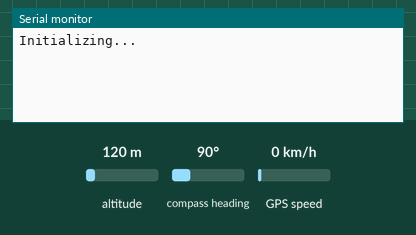
The sketch below on a simulated Arduino Uno, built with avr-gcc and run on an emulated ATmega328P. Parts: the last lines printed to the serial monitor. The inputs (shaded band) are chosen by the test bench; at power-on: GPS speed 0 km/h, altitude 120 m, compass heading 90°. The GPS gets a fix after 3 s at 37.7749, -122.4194 with 8 satellites.

Above: at 6.8 s.
6.9 s: GPS speed set to 2 km/h
At 9.2 s:
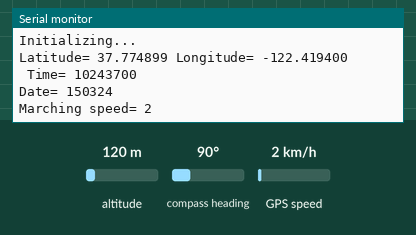
9.5 s: GPS speed set to 30 km/h
At 14.07 s:
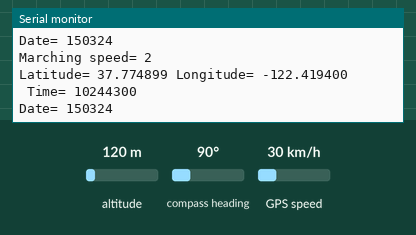

The sketch:

thesis.ino
```cpp
#include <TinyGPS++.h>
#include <SoftwareSerial.h>

SoftwareSerial SerialGPS(4, 5);

SoftwareSerial neogps;

TinyGPSPlus gps;

unsigned long previousMillis = 0;
long interval = 6000;


void setup()
{
  //Begin serial communication with Arduino and Arduino IDE (Serial Monitor)
  Serial.begin(9600);


  //Begin serial communication with Arduino and SIM800L
  neogps.begin(9600);

  Serial.println("Initializing...");
  //delay(10000);

}

void loop()
{
    unsigned long currentMillis = millis();
    if(currentMillis - previousMillis > interval) {
       previousMillis = currentMillis;
       sendGpsToServer();
    }
}

int sendGpsToServer()
{
    //Can take up to 60 seconds
    boolean newData = false;
    for (unsigned long start = millis(); millis() - start < 2000;){
      while (neogps.available()){
        if (gps.encode(neogps.read())){
          newData = true;
          break;
        }
      }
    }

    //If newData is true
    if(newData){
      newData = false;

      String latitude, longitude;
      float altitude;
      unsigned long date, time, speed, satellites;

      latitude = String(gps.location.lat(), 6); // Latitude in degrees (double)
      longitude = String(gps.location.lng(), 6); // Longitude in degrees (double)
      altitude = gps.altitude.meters(); // Altitude in meters (double)
      date = gps.date.value(); // Raw date in DDMMYY format (u32)
      time = gps.time.value(); // Raw time in HHMMSSCC format (u32)
      speed = gps.speed.kmph();

      Serial.print("Latitude= ");
      Serial.print(latitude);
      Serial.print(" Longitude= ");
      Serial.println(longitude);
      Serial.print(" Time= ");
      Serial.println(time);
      Serial.print("Date= ");
      Serial.println(date);
      Serial.print("Marching speed= ");
      Serial.println(speed);
      //if (latitude == 0) {return 0;}
  }
  return 1;
}
```

Measured:
- after the input at 6.9 s, the serial monitor: prints a new line after 1.2 s (image 1)
